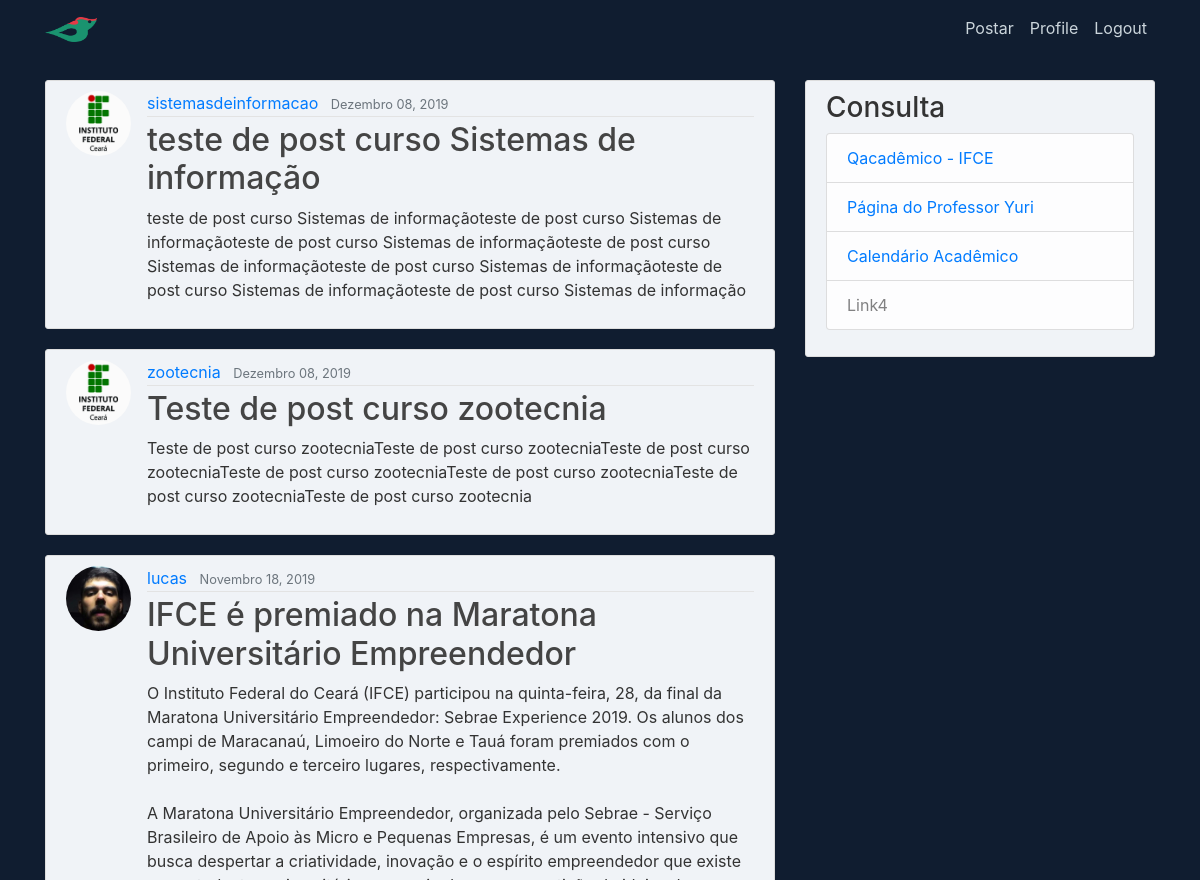
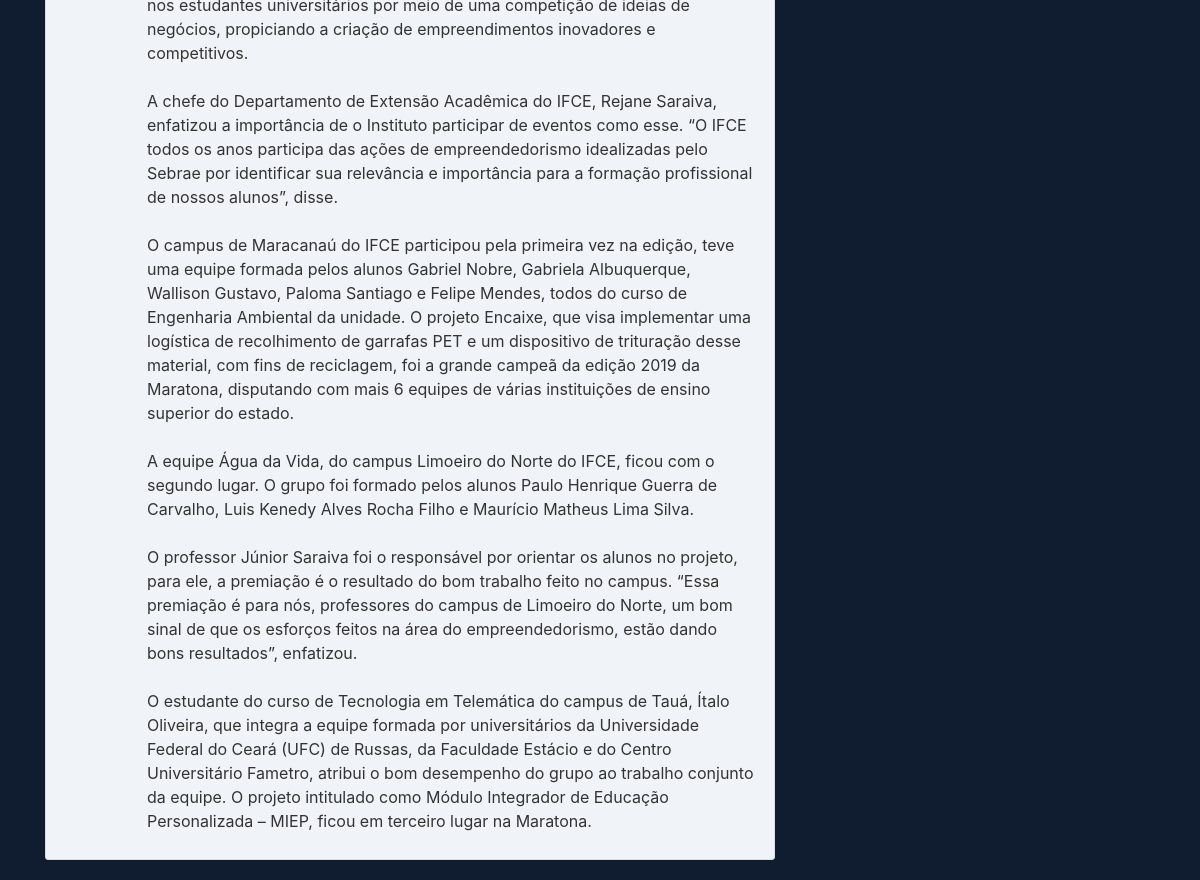
The page /home2/ (signed in) on the database as committed earlier (2 pictures, top to bottom).
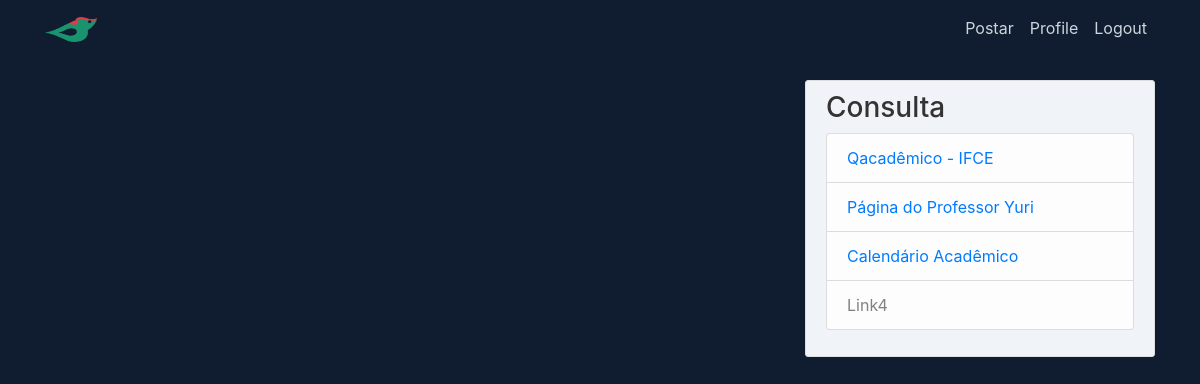
The same page on the database as committed later.
### sitter/models.py (models this page shows, shortened)
class Post(models.Model):
    title = models.CharField(max_length=100)
    content = models.TextField()
    date_posted = models.DateTimeField(default=timezone.now)
    author = models.ForeignKey(User, on_delete=models.CASCADE)

### users/models.py (models this page shows, shortened)
class UserProfile(models.Model):
    user = models.OneToOneField(User, on_delete=models.CASCADE)
    matricula = models.CharField(max_length=14)
    image = models.ImageField(default='default.jpg', upload_to='profile-pics')

### sitter/views.py (the view)
# urls.py: path('home2/', PostListView.as_view(), name="sitter-home"),
class PostListView(LoginRequiredMixin, ListView):
    model = Post
    template_name = 'sitter/home.html'
    context_object_name = 'posts'
    ordering = ['-date_posted']  # ordena por data

### sitter/templates/sitter/home.html
{% extends "sitter/base.html" %}
{% block content %}
    {% for post in posts %}
        <article class="media content-section">
            <img class="rounded-circle article-img" src="{{ post.author.userprofile.image.url }}">
          <div class="media-body">
            <div class="article-metadata">
              <a class="mr-2" href="#">{{ post.author }}</a>
              <small class="text-muted">{{ post.date_posted|date:"F d, Y" }}</small>
            </div>
            <h2><a class="article-title" href="{% url 'post-detail' post.id %}">{{ post.title }}</a></h2>
            <p class="article-content">{{ post.content }}</p>
          </div>
        </article>
    {% endfor %}
{% endblock content %}

### sitter/templates/sitter/base.html (shortened to what this page needs)
{% load static %}
<!DOCTYPE html>
<html lang="en">
<head>
    <link rel="stylesheet" href="https://stackpath.bootstrapcdn.com/bootstrap/4.3.1/css/bootstrap.min.css"
>
    <link rel="stylesheet" type="text/css" href="{% static 'sitter/main.css' %}">
</head>
<body>
    <header  class="site-header">
        <nav id="cor" class="navbar navbar-expand-md navbar-dark bg-steel fixed-top">
            <div class="container">
                {% if user.is_authenticated %}
                    <a class="navbar-brand mr-4" href="{% url 'sitter-home' %}"><img src="{% static 'images/soldadinho.png' %}" alt="" height="25" width="52"></a>
                {% else %}
                    <a class="navbar-brand mr-4" href="{% url 'sitter-home2' %}"><img src="{% static 'images/soldadinho.png' %}" alt="" height="25" width="52"></a>
                {% endif %}
                <div class="collapse navbar-collapse" id="navbarToggle">
                    <div class="navbar-nav">
                        {% if user.is_authenticated %}
                            {% if user.is_superuser %}
                                <a class="nav-item nav-link" href="{% url 'post-create' %}">Postar</a>
                                <a class="nav-item nav-link" href="{% url 'profile' %}">Profile</a>
                                <a class="nav-item nav-link" href="{% url 'logout' %}">Logout</a>
                            {% else %}
                                <a class="nav-item nav-link" href="{% url 'profile' %}">Profile</a>
                                <a class="nav-item nav-link" href="{% url 'logout' %}">Logout</a>
                            {% endif %}
                        {% else %}
                            <a class="nav-item nav-link" href="{% url 'login' %}">Login</a>
                            <a class="nav-item nav-link" href="{% url 'register' %}">Register</a>
                        {% endif %}
                    </div>
                </div>
            </div>
        </nav>
    </header>
    <main role="main" class="container">
        <div class="row">
            <div class="col-md-8">
                {% block content %}{% endblock %}
            </div>
            <div class="col-md-4">
                <div class="content-section">
                    <h3>Consulta</h3>
                        <ul class="list-group">
                            <li class="list-group-item list-group-item-light"><a href="https://qacademico.ifce.edu.br/">Qacadêmico - IFCE</a></li>
                            <li class="list-group-item list-group-item-light"><a href="http://www.yurilacerda.com/">Página do Professor Yuri</a></li>
                            <li class="list-group-item list-group-item-light"><a href="https://ifce.edu.br/calendarios">Calendário Acadêmico</a></li>
                            <li class="list-group-item list-group-item-light">Link4</li>
                        </ul>
                </div>
            </div>
        </div>
    </main>
</body>
</html>

### sitter/static/sitter/main.css (style rules this page uses)
body { background: #101D30; color: #333333; margin-top: 5rem; }
h1, h2, h3, h4, h5, h6 { color: #333333; }
ul { margin: 0; }
.bg-steel { background-color: #5f788a; }
.site-header .navbar-nav .nav-link { color: #cbd5db; }
.content-section { background: rgb(240, 243, 247); padding: 10px 20px; border: 1px solid #dddddd; border-radius: 3px; margin-bottom: 20px; }
#cor { background-color: #101D30; }
.list-group-item-light { color: #818182; background-color: #fdfdfe; }

Rows that differ between the two databases and show on the page:
removed Post: author.userprofile.image (placeholder picture), author "sistemasdeinformacao", date_posted "Dezembro 08, 2019", title "teste de post curso Sistemas de informação", content "teste de post curso Sistemas de informaçãoteste de post curso Sistemas de informaçãoteste de post curso Sistemas de informaçãoteste de post curso Sistemas de informaçãoteste de post curso Sistemas de informaçãoteste de post curso Sistemas de informaçãoteste de post curso Sistemas de informação"
removed Post: author.userprofile.image (placeholder picture), author "zootecnia", date_posted "Dezembro 08, 2019", title "Teste de post curso zootecnia", content "Teste de post curso zootecniaTeste de post curso zootecniaTeste de post curso zootecniaTeste de post curso zootecniaTeste de post curso zootecniaTeste de post curso zootecniaTeste de post curso zootecnia"
removed Post: author.userprofile.image (picture), author "lucas", date_posted "Novembro 18, 2019", title "IFCE é premiado na Maratona Universitário Empreendedor", content "O Instituto Federal do Ceará (IFCE) participou na quinta-feira, 28, da final da Maratona Universitário Empreendedor: Sebrae Experience 2019. Os alunos dos campi de Maracanaú, Limoeiro do Norte e Tauá foram premiados com o primeiro, segundo e terceiro lugares, respectivamente. A Maratona Universitário Empreendedor, organizada pelo Sebrae - Serviço Brasileiro de Apoio às Micro e Pequenas Empresas, é um evento intensivo que busca despertar a criatividade, inovação e o espírito empreendedor que existe nos estudantes universitários por meio de uma competição de ideias de negócios, propiciando a criação de empreendimentos inovadores e competitivos. A chefe do Departamento de Extensão Acadêmica do…"
